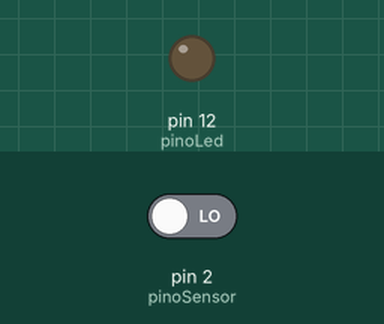
Recording of a sketch running on a simulated Arduino Uno, built with avr-gcc and run on an emulated ATmega328P. Parts: output pins drawn as LEDs (lit = HIGH). The test bench sets the inputs (shaded band); at power-on: pin 2 (pinoSensor) LOW.

Above: at 3.8 s.
3.9 s: pin 2 (pinoSensor) driven HIGH
At 5.4 s:
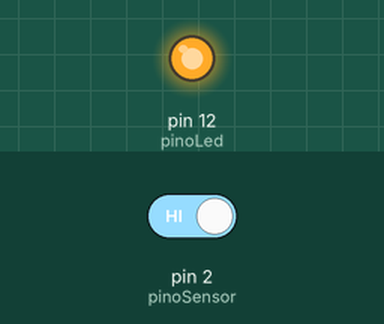
6.0 s: pin 2 (pinoSensor) driven LOW
At 6.5 s:
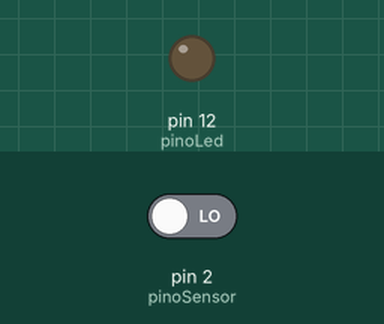
Timing chart, 0 to 9.0 s (numbered marks = the images above; inputs shaded):
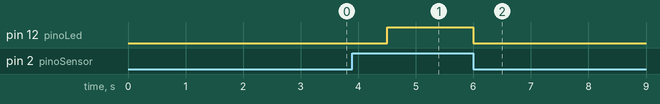

The sketch:

touch_liga_desliga.ino
```cpp
const int pinoSensor = 2; //PINO DIGITAL UTILIZADO PELO SENSOR
const int pinoLed = 12; //PINO DIGITAL UTILIZADO PELO LED

void setup() {
  pinMode(pinoSensor, INPUT); //DEFINE O PINO COMO ENTRADA
  pinMode(pinoLed, OUTPUT); //DEFINE O PINO COMO SAÍDA
}

void loop() {
  if (digitalRead(pinoSensor) == HIGH){ //SE A LEITURA DO PINO FOR IGUAL A HIGH, FAZ
    digitalWrite(pinoLed, HIGH); //ACENDE O LED
  }
  else{ //SENÃO, FAZ
    digitalWrite(pinoLed,LOW); //APAGA O LED
  }
  delay(1500); //INTERVALO DE 200 MILISSEGUNDOS
}
```

Measured:
- after the input at 3.9 s, pin 12 (pinoLed): LOW → HIGH after 0.60 s
- after the input at 6.0 s, pin 12 (pinoLed): HIGH → LOW at once
